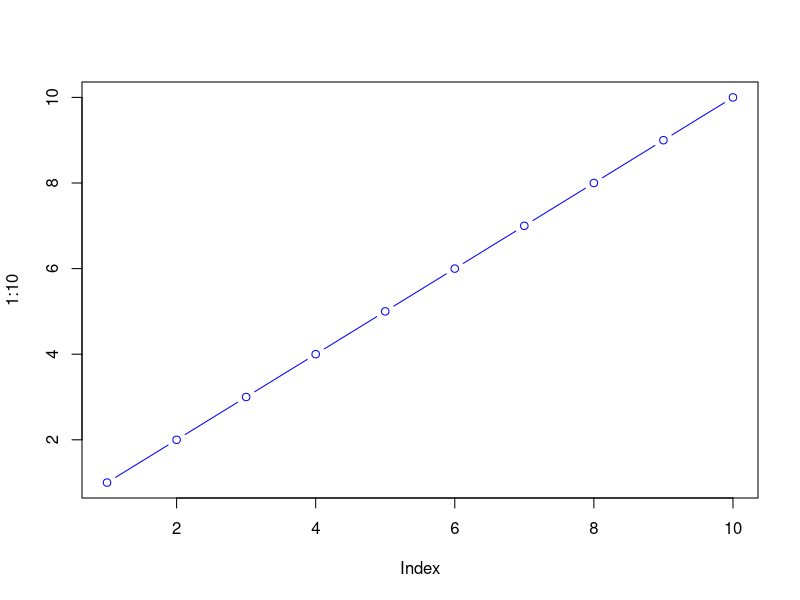

Recreate this plot in R.
## ---- chunk 1
add <- function(x){
  x+1
}
## ---- chunk 2
add(100)
## ---- chunk 3
add(c(100,200,300))
## ---- chunk 4
add <- function(x, y=1){
  x+y
}
## ---- chunk 5
add(100)
## ---- chunk 6
plot(1:10, col='blue', type='b')
## ---- chunk 7
log(10, base=10)
## ---- chunk 8
# add(x=100, y=100, z=300)
## ---- chunk 9
sample(1:10, size=4)
## ---- chunk 10
sample(1:10, size=12, replace=TRUE)
## ---- chunk 11
bases <- c('A','C','G','T')
sample(bases, size=12, replace=TRUE)
## ---- chunk 12
generate_dna <- function(n=4){
  bases <- c('A','C','G','T')
  sample(bases, size=n, replace=TRUE)
}
## ---- chunk 13
generate_dna(10)
## ---- chunk 14
generate_dna <- function(n=4){
  bases <- c('A','C','G','T')
  ans <- sample(bases, size=n, replace=TRUE)
  answer <- paste(ans, collapse = '')
  return(answer)
}
## ---- chunk 15
generate_dna(7)
## ---- chunk 16
generate_dna <- function(n=4, fasta=TRUE){
  bases <- c('A','C','G','T')
  ans <- sample(bases, size=n, replace=TRUE)
  if(fasta) {
    ans <- paste(ans, collapse = '')
    cat("Hello...")
  }
  else {
    cat("... is it me you are looking for...")
  }
  return(ans)
}
## ---- chunk 17
generate_dna(5)
generate_dna(5, fasta = FALSE)
## ---- chunk 18
generate_protein <- function(n=4, fasta=TRUE){
  aa = c("A","R","N","D","C","Q","E","G","H",
         "I","L","K","M","F","P","S","T","W","Y","V")
  ans <- sample(aa, size=n, replace=TRUE)
  if(fasta) {
    return(paste(ans, collapse = ''))
  }
  return(ans)
}
## ---- chunk 19
generate_protein(6)
generate_protein(7)
generate_protein(8)
generate_protein(9)
generate_protein(10)
generate_protein(11)
generate_protein(12)
## ---- chunk 20
for(i in 6:12){
  cat('>', i, "\n", sep='')
  cat(generate_protein(i), '\n')
}
